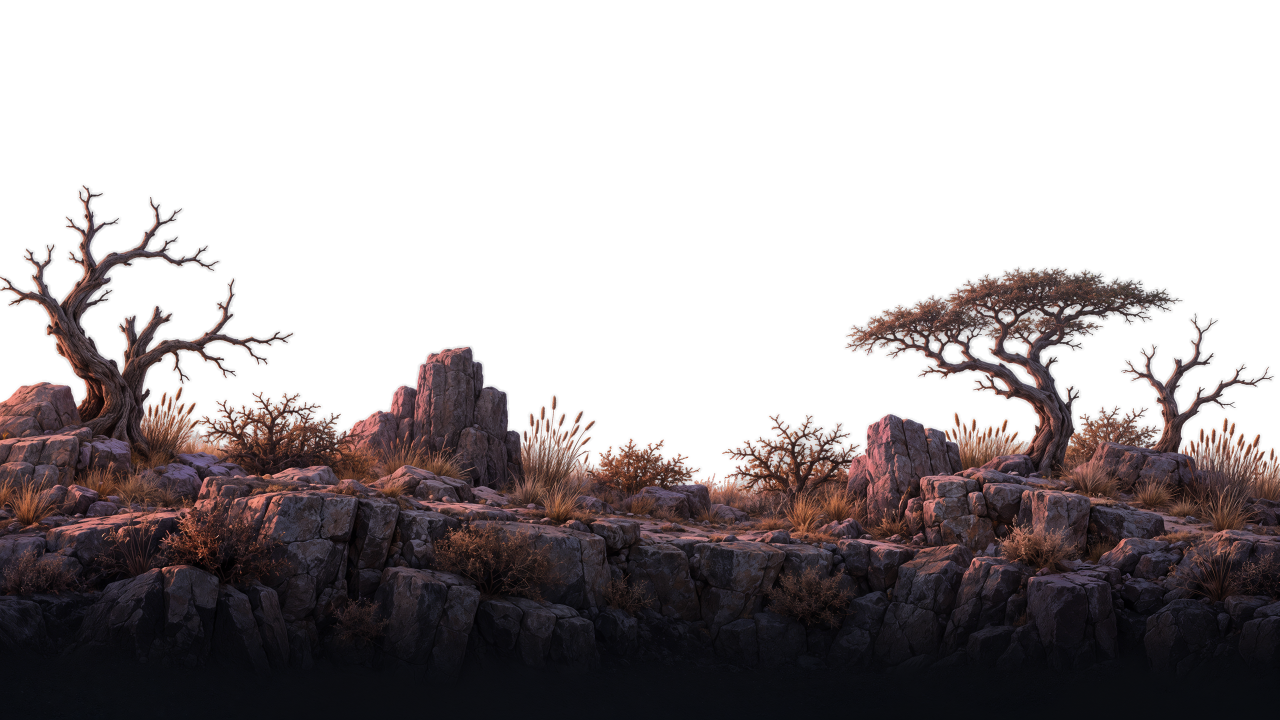
#> input picture art/s2_mid.png, 2560 x 1440 px, found by its file name (shown at 1/2 size)
$ python hires.py ../art/s2_mid.png ../art/s3_mid.png
#> lines starting #> are read from the running program, lines starting #| are printed output that depends on the picture
"""Rebuilds painted art at higher resolution from upscaled source paintings.
Each existing game image says where its object sits in the original sheet and what belongs to it;
the upscaled sheet supplies the detail. usage: hires.py <originals_dir> <upscaled_dir>"""
import sys, os
from PIL import Image, ImageFilter
import numpy as np
SRC, UP = sys.argv[1], sys.argv[2]
OUT = 2          # finished images are this many times the old ones

def arr(p, mode='RGB'): return np.asarray(Image.open(p).convert(mode)).astype(np.float32) / 255
#> called with p = 'art/s2_mid.png', mode = 'RGBA'
def filt(x, f): return np.asarray(Image.fromarray((np.clip(x, 0, 1) * 255).astype(np.uint8)).filter(f)).astype(np.float32) / 255
def white_key(im):
    lo = im.min(axis=2); sat = im.max(axis=2) - lo
    return 1.0 - np.clip((lo - 0.84) / 0.1, 0, 1) * np.clip((0.14 - sat) / 0.07, 0, 1)
def resize(a, size, how=Image.LANCZOS):
    if a.ndim == 2: return np.asarray(Image.fromarray((np.clip(a, 0, 1) * 255).astype(np.uint8)).resize(size, how)).astype(np.float32) / 255
    return np.dstack([resize(a[..., c], size, how) for c in range(a.shape[2])])

def locate(old, src):
    """Where in the original sheet (x, y, shrink) the old image was cut from."""
    oh, ow = old.shape[:2]; m = old[..., 3] > 0.98; best = None
    for s in (1, 2):
        small = resize(src, (src.shape[1] // s, src.shape[0] // s)) if s > 1 else src
        key = white_key(small) > 0.5
        H, W = small.shape[:2]
        if oh > H or ow > W: continue
        # coarse: slide over a thumbnail of both
        q = 8
        ko = resize(old[..., 3], (max(1, ow // q), max(1, oh // q))); ks = resize(key.astype(np.float32), (W // q, H // q))
        cand = []
        for y in range(0, ks.shape[0] - ko.shape[0] + 1):
            for x in range(0, ks.shape[1] - ko.shape[1] + 1):
                cand.append((float(np.abs(ks[y:y + ko.shape[0], x:x + ko.shape[1]] - ko).mean()), x * q, y * q))
        cand.sort()
        for _, cx, cy in cand[:3]:
            for y in range(max(0, cy - q), min(H - oh, cy + q) + 1):
                for x in range(max(0, cx - q), min(W - ow, cx + q) + 1):
                    d = float(np.abs(small[y:y + oh, x:x + ow] - old[..., :3])[m].mean()) if m.sum() else 1.0
                    if best is None or d < best[0]: best = (d, x * s, y * s, s)
    return best

def rebuild(old_path, src_name, up_name, mode, where=None, out_path=None):
    old = arr(old_path, 'RGBA'); src = arr('%s/%s' % (SRC, src_name)); up = arr('%s/%s' % (UP, up_name))
#> call 2 of arr, with p = '../art/s2_mid.png/s2_mid.png', mode = 'RGB'
#> in arr (call 2), `def arr(p, mode='RGB'): return np.asarray(Image.open(p).convert(mode))..`:
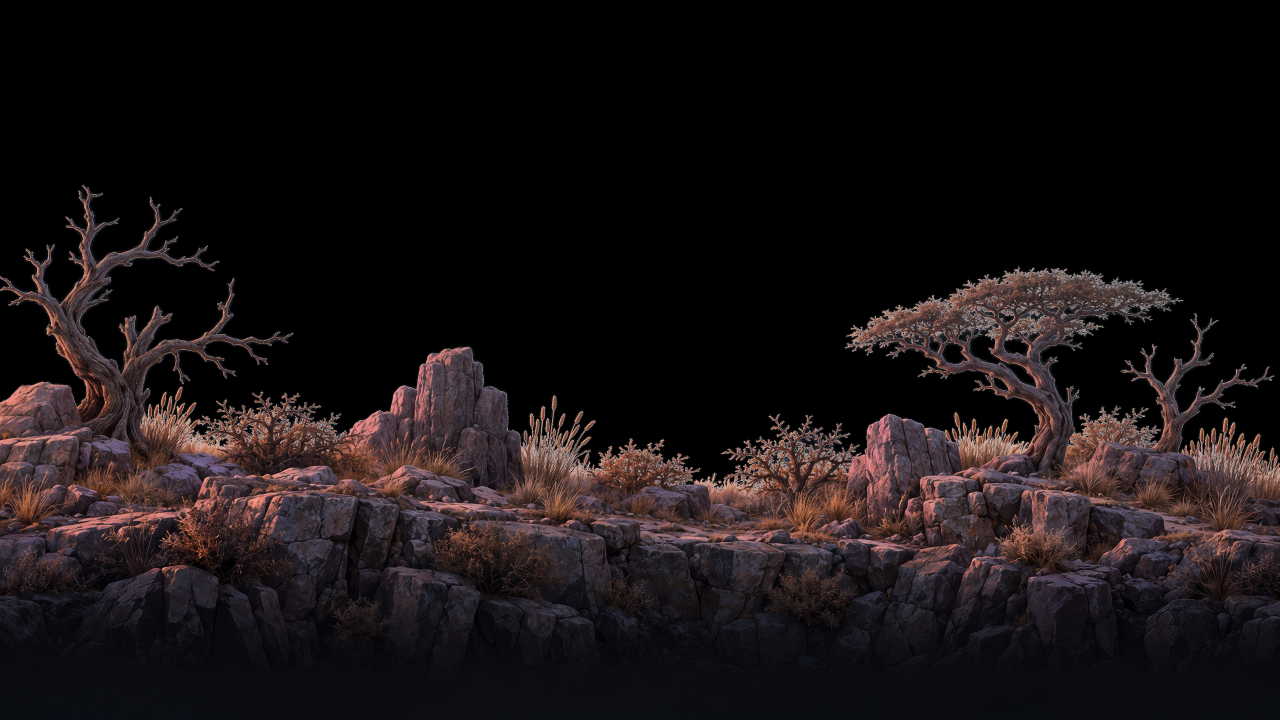
#> returned value: shape (1440, 2560, 3) float32 (shown at 1/2 size); mean of channels 0, 1, 2 0.096, 0.0738, 0.078; drawn as R, G, B
    k = up.shape[1] // src.shape[1]
    oh, ow = old.shape[:2]
    if where is None:
        d, x, y, s = locate(old, src)
    else:
        x, y, s = where; d = 0.0
    hi = up[y * k:(y + oh * s) * k, x * k:(x + ow * s) * k]
    size = (hi.shape[1], hi.shape[0])
    guide = resize(old[..., 3], size, Image.BICUBIC)
    near = filt(guide, ImageFilter.MaxFilter(2 * k + 1)) > 0.04            # nothing appears where the old image had nothing
    if mode == 'dark':                                                      # foliage painted dark on white: darkness is coverage
        al = np.clip((1 - hi.min(axis=2)) / 0.3, 0, 1); al = al * al * (3 - 2 * al)
        rgb = np.clip(np.where(al[..., None] > 0.01, (hi - (1 - al[..., None])) / np.maximum(al[..., None], 0.01), hi), 0, 1) * (al[..., None] ** 0.8)
        al = al * near
    else:
        al = filt(filt(white_key(hi), ImageFilter.MinFilter(5)), ImageFilter.GaussianBlur(1.2))
        inside = filt((guide > 0.97).astype(np.float32), ImageFilter.MinFilter(4 * k + 1))     # pale stone inside an object stays solid
        al = np.maximum(al * near, inside)
        solid = filt((al > 0.97).astype(np.float32), ImageFilter.MinFilter(5))
        den = filt(solid, ImageFilter.GaussianBlur(5))
        ext = np.dstack([filt(hi[..., c] * solid, ImageFilter.GaussianBlur(5)) for c in range(3)]) / np.maximum(den[..., None], 0.02)
        rgb = np.where((solid[..., None] > 0.5) | (den[..., None] < 0.03), hi, ext)       # edge pixels take colour from inside, never the white
    pm = np.dstack([rgb * al[..., None], al])
    pm = resize(pm, (ow * OUT, oh * OUT))
    a2 = pm[..., 3]; rgb2 = np.where(a2[..., None] > 0.004, pm[..., :3] / np.maximum(a2[..., None], 0.004), 0)
    Image.fromarray((np.clip(np.dstack([rgb2, a2]), 0, 1) * 255).astype(np.uint8), 'RGBA').save(out_path or old_path)
    print(os.path.basename(old_path), 'from', src_name, 'at', (x, y), 'shrink', s, 'match', round(d, 3), '->', (ow * OUT, oh * OUT))

if __name__ == '__main__':
    P = 'art/props/'
    rebuild('art/s1_mid.png', None, 'mid_a.png', 'dark', (0, 0, 1)) if False else None
#> (the run stopped early here; a loop or call above may not have finished)

$ run again, with art/den_mid.png copied over art/s2_mid.png
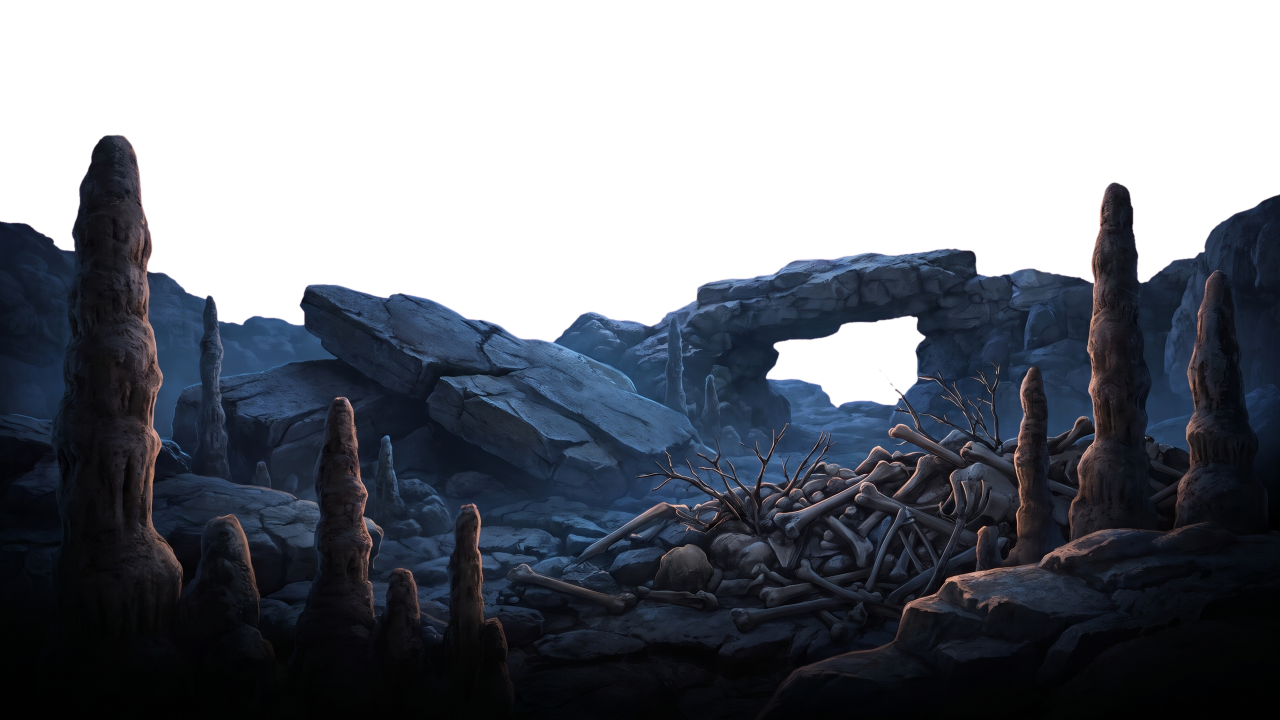
#> input picture art/den_mid.png, 2560 x 1440 px, found by its file name (shown at 1/2 size)
#> in arr (call 2), `def arr(p, mode='RGB'): return np.asarray(Image.open(p).convert(mode))..`:
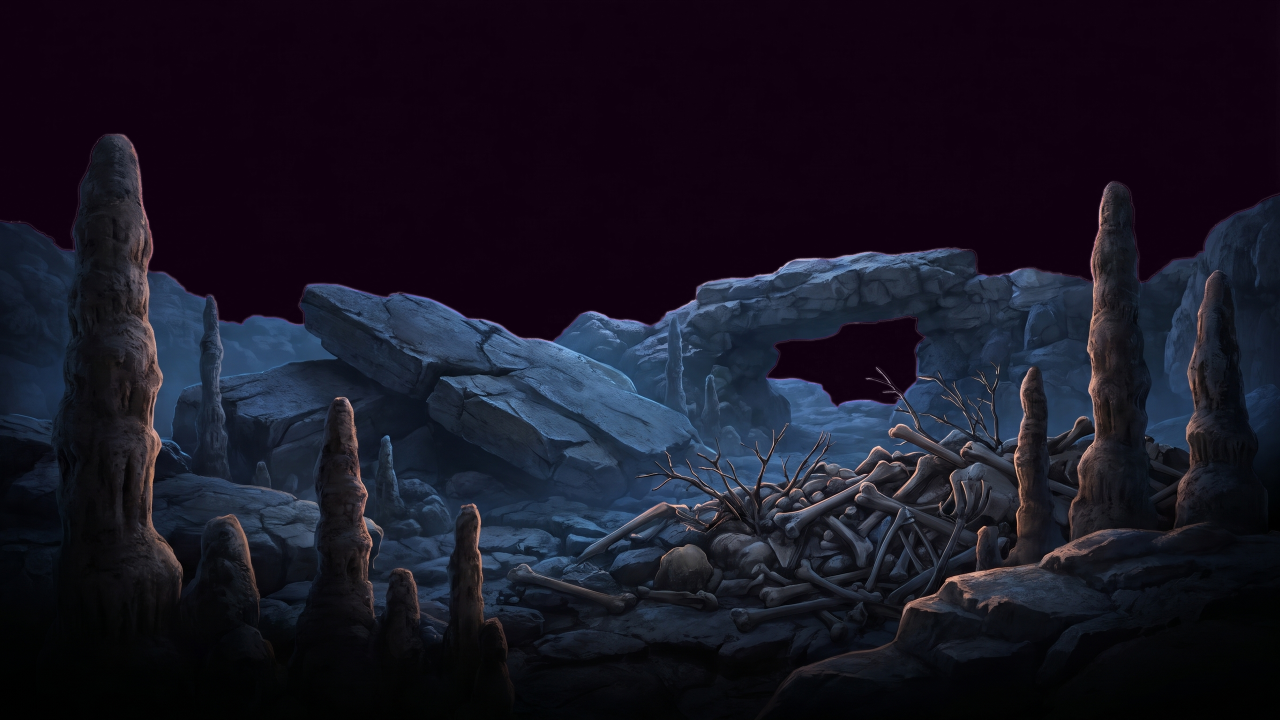
#> returned value: shape (1440, 2560, 3) float32 (shown at 1/2 size); mean of channels 0, 1, 2 0.0947, 0.0871, 0.14; drawn as R, G, B
